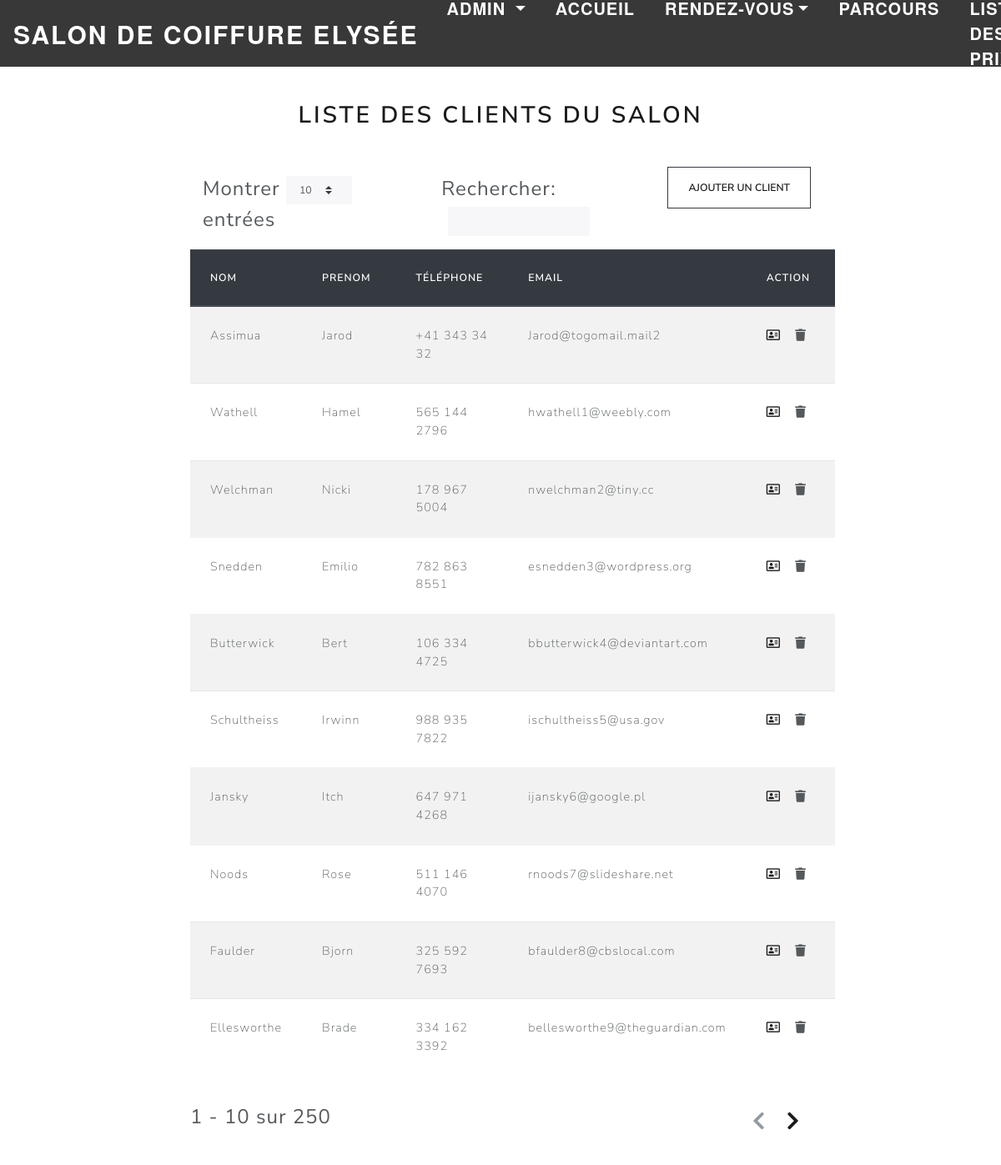
The page /listedesclients.php (signed in) on the database its author committed.
### tables this page shows
CREATE TABLE IF NOT EXISTS `ely_client` (
  `CLI_ID` int(9) NOT NULL AUTO_INCREMENT,
  `CLI_NOM` varchar(30) NOT NULL,
  `CLI_PRENOM` varchar(30) NOT NULL,
  `CLI_EMAIL` varchar(70) DEFAULT NULL,
  `CLI_TEL` varchar(20) NOT NULL,
  `CLI_DESCRIPTION` varchar(500) DEFAULT NULL,
  `CLI_STATUT` varchar(25) NOT NULL DEFAULT 'ACTIF',
  PRIMARY KEY (`CLI_ID`),
  UNIQUE KEY `CLI_TEL` (`CLI_TEL`),
  UNIQUE KEY `CLI_EMAIL` (`CLI_EMAIL`)
);

### includes/dbfunctions.php (called while the page is built, shortened)
<?php
if ($_SERVER['SERVER_NAME'] == "esig-sandbox.ch"){
    function myConnection() {
        static $dbc = null;
        if ($dbc == null) {
            try {
                $dbc = new PDO('mysql:dbname=hhva_team2020_5;host=hhva.myd.infomaniak.com', 'hhva_team2020_5', 'LBtKn32jx8');
            } catch (PDOException $e) {
                header("Location:error?message=".$e->getMessage());
            }
    }
        return $dbc;
    }
}else{
    function myConnection() {
        static $dbc = null;
        if ($dbc == null) {
            try {
                $dbc = new PDO('mysql:dbname=hhva_team2020_5;host=localhost', 'root', '');
            } catch (PDOException $e) {
                header("Location:error?message=".$e->getMessage());
            }
        }
        return $dbc;
    }
}
function getAllClient()
{
    try {
        $request = myConnection()->prepare("SELECT * FROM ely_client WHERE cli_statut = 'ACTIF'");
        $request->execute();
    } catch (PDOException $e) {
        header("Location:error?message=".$e->getMessage());
    }
    return $request->fetchAll(PDO::FETCH_ASSOC);
}

### listedesclients.php (the view, shortened to what this page needs)
<?php
  include('includes/header.php');
  if (isset($_SESSION["COI_POSTE"])){
    if ($_SESSION["COI_POSTE"] == "Patronne" OR $_SESSION["COI_POSTE"] == "Coiffeur superieur"){
      $modificationPossible = true;
    }
    else{
      $modificationPossible = false;
    }
  }else{
    $modificationPossible = false;
  }
  if (isset($_SESSION["COI_POSTE"])){
?>
<body style="background-color: white;">
<div class="container">
<h2  style="text-align: center;margin-top:50px">Liste des Clients du Salon</h2>
</div>
  <div class="container" style="padding:3%;max-width:68%">
  <?php if ($modificationPossible){ ?><button data-toggle="modal" data-target="#AjouterUnClient" class="btn btn-light border border-dark float-right" >Ajouter un client</button> <?php } ?>
    <table id="dtBasicExample" class="table table-striped table-responsive-sm" style="font-size: 60%;">
      <thead class="thead-dark">
        <tr>
          <th scope="th-sm">Nom</th>
          <th scope="th-sm">Prenom</th>
          <?php if ($modificationPossible){ ?>
            <th scope="th-sm">Téléphone</th>
            <th scope="th-sm">Email</th>
          <?php } ?>
          <th scope="th-sm">Action</th>
        </tr>
      </thead>
      <tbody>
        <?php
          if ($modificationPossible){
            foreach(getAllClient() as $client){ ?>
            <tr>
              <td><?=$client["CLI_NOM"]?></td>
              <td><?=$client["CLI_PRENOM"]?></td>
              <td><?=$client["CLI_TEL"]?></td>
              <td><?=$client["CLI_EMAIL"]?></td>
                <td>
                  <a href="fiche client?id=<?=$client["CLI_ID"]?>" class="far fa-address-card" style="cursor: grab;text-decoration:none"></a>
                  <a style="cursor: grab;" onclick="donneesSupprimerClient('<?=$client['CLI_NOM']?>', '<?=$client['CLI_PRENOM']?>', '<?=$client['CLI_ID']?>')" data-toggle="modal" data-target="#SupprimerClient" class="fa fa-trash"></a>
                </td>
            </tr>
        <?php } }else{
          foreach(getAllClientPourCoiffeur($_SESSION["COI_ID"]) as $client){ ?>
          <tr>
              <td><?=$client["cli_nom"]?></td>
              <td><?=$client["cli_prenom"]?></td>
                <td>
                  <a href="fiche client?id=<?=$client["cli_id"]?>" class="far fa-address-card"></a>
                </td>
            </tr>
        <?php } } ?>
      </tbody>
    </table>
  </div>
</body>
  <?php }else{ ?>
<script>
  window.location.href = "index";
</script>
<?php } ?>

### css/style.css (style rules this page uses)
html { font-size:100%; }
@media (min-width: 640px) { body { font-size:1rem; } }
@media (min-width:960px) { body { font-size:1.2rem; } }
@media (min-width:1100px) { body { font-size:1.5rem; } }
html { max-width: 100%; }

### rows shown on the page
ely_client: CLI_NOM "Assimua", CLI_PRENOM "Jarod", CLI_TEL "+41 343 34 32", CLI_EMAIL "Jarod@togomail.mail2"
ely_client: CLI_NOM "Wathell", CLI_PRENOM "Hamel", CLI_TEL "565 144 2796", CLI_EMAIL "hwathell1@weebly.com"
ely_client: CLI_NOM "Welchman", CLI_PRENOM "Nicki", CLI_TEL "178 967 5004", CLI_EMAIL "nwelchman2@tiny.cc"
ely_client: CLI_NOM "Snedden", CLI_PRENOM "Emilio", CLI_TEL "782 863 8551", CLI_EMAIL "esnedden3@wordpress.org"
ely_client: CLI_NOM "Butterwick", CLI_PRENOM "Bert", CLI_TEL "106 334 4725", CLI_EMAIL "bbutterwick4@deviantart.com"
ely_client: CLI_NOM "Schultheiss", CLI_PRENOM "Irwinn", CLI_TEL "988 935 7822", CLI_EMAIL "ischultheiss5@usa.gov"
ely_client: CLI_NOM "Jansky", CLI_PRENOM "Itch", CLI_TEL "647 971 4268", CLI_EMAIL "ijansky6@google.pl"
ely_client: CLI_NOM "Noods", CLI_PRENOM "Rose", CLI_TEL "511 146 4070", CLI_EMAIL "rnoods7@slideshare.net"
ely_client: CLI_NOM "Faulder", CLI_PRENOM "Bjorn", CLI_TEL "325 592 7693", CLI_EMAIL "bfaulder8@cbslocal.com"
ely_client: CLI_NOM "Ellesworthe", CLI_PRENOM "Brade", CLI_TEL "334 162 3392", CLI_EMAIL "bellesworthe9@theguardian.com"
